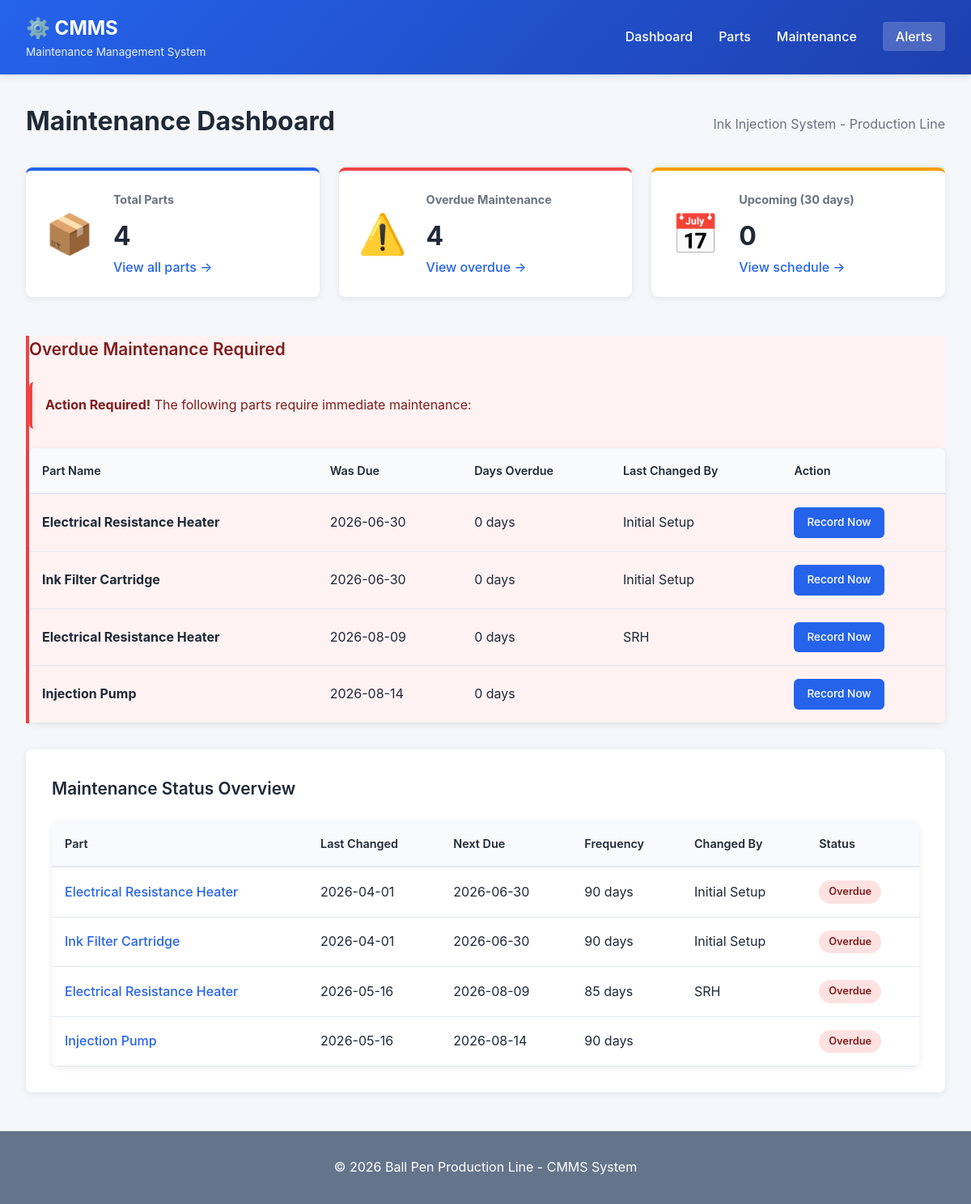
The page / on the database its author committed.
### tables this page shows
CREATE TABLE maintenance_records (
                id INTEGER PRIMARY KEY AUTOINCREMENT,
                part_id INTEGER NOT NULL,
                last_changed TIMESTAMP,
                next_scheduled_change TIMESTAMP,
                change_frequency_days INTEGER,
                performed_by TEXT,
                notes TEXT,
                created_at TIMESTAMP DEFAULT CURRENT_TIMESTAMP,
                updated_at TIMESTAMP DEFAULT CURRENT_TIMESTAMP,
                FOREIGN KEY (part_id) REFERENCES parts (id)
            );

CREATE TABLE parts (
                id INTEGER PRIMARY KEY AUTOINCREMENT,
                name TEXT NOT NULL UNIQUE,
                description TEXT,
                location TEXT,
                part_number TEXT,
                created_at TIMESTAMP DEFAULT CURRENT_TIMESTAMP
            );

### cmms_app.py (the view)
@app.route('/')
def index():
    db = get_db()
    parts = db.get_all_parts()
    overdue = db.get_overdue_maintenance()
    upcoming = db.get_upcoming_maintenance(30)
    all_records = db.get_all_maintenance_records()
    now = datetime.now()
    now_iso = now.isoformat()
    future_7 = (now + timedelta(days=7)).isoformat()
    dashboard_data = {
        'total_parts': len(parts),
        'overdue_count': len(overdue),
        'upcoming_count': len(upcoming),
        'overdue': overdue,
        'upcoming': upcoming,
        'all_records': all_records,
        'now_iso': now_iso,
        'future_7': future_7,
        'now': now
    }
    return render_template('dashboard.html', data=dashboard_data)

### cmms_app.py (called while the page is built)
def get_db():
    db = getattr(g, '_database', None)
    if db is None:
        db = g._database = CMmsDatabase()
    return db

### cmms_database.py (called while the page is built)
    def init_db(self):
        self.conn = sqlite3.connect(self.db_path)
        self.conn.row_factory = sqlite3.Row
        self.cursor = self.conn.cursor()
        self.create_tables()

    def close(self):
        if self.conn:
            self.conn.close()

    def get_all_parts(self):
        self.cursor.execute('SELECT * FROM parts ORDER BY name')
        return self.cursor.fetchall()

    def get_all_maintenance_records(self):
        self.cursor.execute('''
            SELECT mr.*, p.name FROM maintenance_records mr
            JOIN parts p ON mr.part_id = p.id
            ORDER BY mr.next_scheduled_change
        ''')
        return self.cursor.fetchall()

    def get_overdue_maintenance(self):
        today = datetime.now().isoformat()
        self.cursor.execute('''
            SELECT mr.*, p.name FROM maintenance_records mr
            JOIN parts p ON mr.part_id = p.id
            WHERE mr.next_scheduled_change < ?
            ORDER BY mr.next_scheduled_change
        ''', (today,))
        return self.cursor.fetchall()

    def get_upcoming_maintenance(self, days=30):
        today = datetime.now().isoformat()
        future_date = (datetime.now() + timedelta(days=days)).isoformat()
        self.cursor.execute('''
            SELECT mr.*, p.name FROM maintenance_records mr
            JOIN parts p ON mr.part_id = p.id
            WHERE mr.next_scheduled_change BETWEEN ? AND ?
            ORDER BY mr.next_scheduled_change
        ''', (today, future_date))
        return self.cursor.fetchall()

### templates/dashboard.html (shortened to what this page needs)
{% extends "base.html" %}
{% block content %}
<div class="page-header">
    <h2>Maintenance Dashboard</h2>
    <p class="subtitle">Ink Injection System - Production Line</p>
</div>
<div class="dashboard-grid">
    <div class="dashboard-card card-primary">
        <div class="card-icon">📦</div>
        <div class="card-content">
            <h3>Total Parts</h3>
            <p class="card-value">{{ data.total_parts }}</p>
            <a href="{{ url_for('parts') }}" class="btn-link">View all parts →</a>
        </div>
    </div>
    <div class="dashboard-card card-danger">
        <div class="card-icon">⚠️</div>
        <div class="card-content">
            <h3>Overdue Maintenance</h3>
            <p class="card-value">{{ data.overdue_count }}</p>
            <a href="{{ url_for('alerts') }}" class="btn-link">View overdue →</a>
        </div>
    </div>
    <div class="dashboard-card card-warning">
        <div class="card-icon">📅</div>
        <div class="card-content">
            <h3>Upcoming (30 days)</h3>
            <p class="card-value">{{ data.upcoming_count }}</p>
            <a href="{{ url_for('alerts') }}" class="btn-link">View schedule →</a>
        </div>
    </div>
</div>
{% if data.overdue %}
<div class="alert-section">
    <h3 class="section-title alert-title">Overdue Maintenance Required</h3>
    <div class="alert alert-danger">
        <strong>Action Required!</strong> The following parts require immediate maintenance:
    </div>
    <table class="data-table">
        <thead>
            <tr>
                <th>Part Name</th>
                <th>Was Due</th>
                <th>Days Overdue</th>
                <th>Last Changed By</th>
                <th>Action</th>
            </tr>
        </thead>
        <tbody>
            {% for record in data.overdue %}
            <tr class="row-overdue">
                <td><strong>{{ record.name }}</strong></td>
                <td>{{ record.next_scheduled_change[:10] }}</td>
                <td class="text-danger">
                    {{ ((now | default(None, true)) if now else 0) }} days
                </td>
                <td>{{ record.performed_by }}</td>
                <td>
                    <a href="{{ url_for('record_maintenance', part_id=record.part_id) }}" class="btn btn-sm btn-primary">Record Now</a>
                </td>
            </tr>
            {% endfor %}
        </tbody>
    </table>
</div>
{% endif %}
<div class="section">
    <h3 class="section-title">Maintenance Status Overview</h3>
    <table class="data-table">
        <thead>
            <tr>
                <th>Part</th>
                <th>Last Changed</th>
                <th>Next Due</th>
                <th>Frequency</th>
                <th>Changed By</th>
                <th>Status</th>
            </tr>
        </thead>
        <tbody>
            {% for record in data.all_records %}
            <tr>
                <td>
                    <a href="{{ url_for('view_part', part_id=record.part_id) }}" class="link">
                        {{ record.name }}
                    </a>
                </td>
                <td>{{ record.last_changed[:10] if record.last_changed else 'N/A' }}</td>
                <td>{{ record.next_scheduled_change[:10] if record.next_scheduled_change else 'N/A' }}</td>
                <td>{{ record.change_frequency_days }} days</td>
                <td>{{ record.performed_by }}</td>
                <td>
                    {% set next_date = record.next_scheduled_change %}
                    {% if next_date and next_date[:10] < data.now_iso[:10] %}
                        <span class="badge badge-danger">Overdue</span>
                    {% elif next_date and next_date[:10] <= data.future_7[:10] %}
                        <span class="badge badge-warning">Due Soon</span>
                    {% else %}
                        <span class="badge badge-success">On Schedule</span>
                    {% endif %}
                </td>
            </tr>
            {% endfor %}
        </tbody>
    </table>
</div>
{% endblock %}

### static/style.css (style rules this page uses)
:root { --primary: #2563eb; --primary-dark: #1e40af; --secondary: #64748b; --success: #10b981; --warning: #f59e0b; --danger: #ef4444; --info: #3b82f6; --light: #f8fafc; --border: #e2e8f0; --text: #1f2937; --text-light: #6b7280; }
* { margin: 0; padding: 0; box-sizing: border-box; }
body { font-family: -apple-system, BlinkMacSystemFont, 'Segoe UI', Roboto, Oxygen, Ubuntu, Cantarell, sans-serif; line-height: 1.6; color: var(--text); background: #f5f7fa; }
.page-header { display: flex; justify-content: space-between; align-items: center; margin-bottom: 2rem; }
.page-header h2 { font-size: 2rem; color: var(--text); }
.subtitle { color: var(--text-light); margin: 0.5rem 0 0 0; }
.alert { padding: 1rem; border-radius: 6px; margin-bottom: 1.5rem; border-left: 4px solid; }
.alert-danger { background: #fef2f2; border-color: var(--danger); color: #7f1d1d; }
.btn { display: inline-block; padding: 0.75rem 1.5rem; border-radius: 6px; text-decoration: none; border: none; cursor: pointer; font-weight: 500; transition: all 0.3s; font-size: 0.95rem; }
.btn-primary { background: var(--primary); color: white; }
.btn-sm { padding: 0.5rem 1rem; font-size: 0.85rem; }
.btn-link { color: var(--primary); text-decoration: none; font-weight: 500; }
.dashboard-grid { display: grid; grid-template-columns: repeat(auto-fit, minmax(300px, 1fr)); gap: 1.5rem; margin-bottom: 3rem; }
.dashboard-card { background: white; border-radius: 8px; padding: 1.5rem; box-shadow: 0 2px 8px rgba(0,0,0,0.08); display: flex; align-items: center; gap: 1.5rem; transition: all 0.3s; }
.card-primary { border-top: 4px solid var(--primary); }
.card-danger { border-top: 4px solid var(--danger); }
.card-warning { border-top: 4px solid var(--warning); }
.card-icon { font-size: 3rem; }
.card-content h3 { color: var(--text-light); font-size: 0.9rem; margin-bottom: 0.5rem; }
.card-value { font-size: 2rem; font-weight: 700; color: var(--text); }
.data-table { width: 100%; border-collapse: collapse; background: white; border-radius: 8px; overflow: hidden; box-shadow: 0 2px 8px rgba(0,0,0,0.08); }
.data-table thead { background: var(--light); border-bottom: 2px solid var(--border); }
.data-table th { padding: 1rem; text-align: left; font-weight: 600; color: var(--text); font-size: 0.9rem; }
.data-table td { padding: 1rem; border-bottom: 1px solid var(--border); }
.row-overdue { background: #fef2f2; }
.badge { display: inline-block; padding: 0.25rem 0.75rem; border-radius: 20px; font-size: 0.8rem; font-weight: 600; }
.badge-danger { background: #fee2e2; color: #7f1d1d; }
.section { background: white; border-radius: 8px; padding: 2rem; margin: 2rem 0; box-shadow: 0 2px 8px rgba(0,0,0,0.08); }
.section-title { font-size: 1.3rem; font-weight: 600; margin-bottom: 1.5rem; color: var(--text); }
.alert-section { background: #fef2f2; border-left: 4px solid var(--danger); }
.alert-title { color: #7f1d1d; }
.alert-section .data-table { background: white; }
.link { color: var(--primary); text-decoration: none; font-weight: 500; }

### rows shown on the page
maintenance_records: name "Electrical Resistance Heater", next_scheduled_change "2026-06-30", performed_by "Initial Setup", last_changed "2026-04-01", change_frequency_days "90", shows "Overdue"
maintenance_records: name "Ink Filter Cartridge", next_scheduled_change "2026-06-30", performed_by "Initial Setup", last_changed "2026-04-01", change_frequency_days "90", shows "Overdue"
maintenance_records: name "Electrical Resistance Heater", next_scheduled_change "2026-08-09", performed_by "SRH", last_changed "2026-05-16", change_frequency_days "85", shows "Overdue"
maintenance_records: name "Injection Pump", next_scheduled_change "2026-08-14", last_changed "2026-05-16", change_frequency_days "90", shows "Overdue"

### other values the page prints
{{ data.total_parts }} "4"
{{ data.overdue_count }} "4"
{{ data.upcoming_count }} "0"
